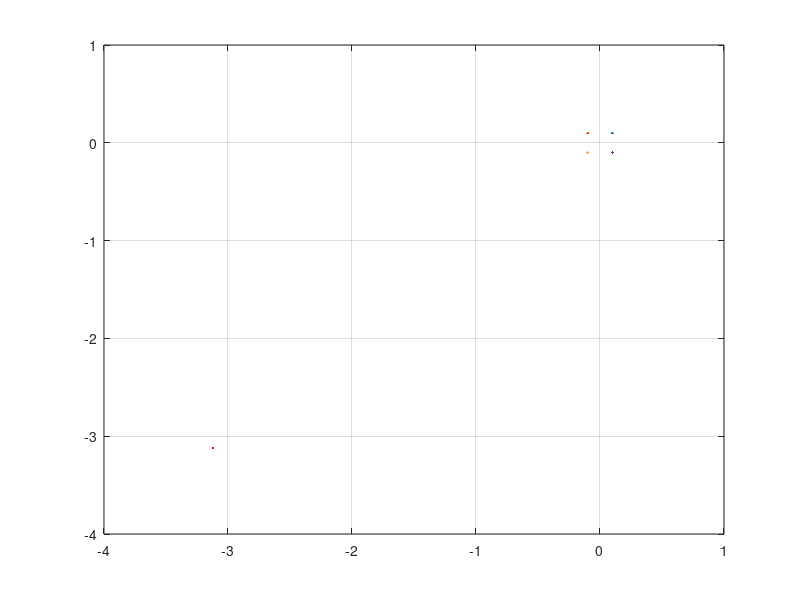

Reproduce this figure in MATLAB.
clc;
clear all;
v = 340; %Speed of sound in air
nDim = 3; %Number of dimensions of space
nSensors = 4; %Number of sensors

%creating the source 

Fs=44100;
t=1:1/Fs:3;
s=sin(2*pi*t*2000)+cos(2*pi*t*500); %sound source 


disp('Sound Source-Cordinates:');
x=input('X:');
y=input('Y:');
z=input('Z:');


disp('Mic 1-Cordinates:');
x1=.1;
y1=.1;
z1=1;

disp('Mic 2-Cordinates:');
x2=-.1;
y2=.1;
z2=0;

disp('Mic 3-Cordinates:');
x3=-.1;
y3=-.1;
z3=1;

disp('Mic 4-Cordinates:');
x4=.1;
y4=-.1;
z4=0;

%distance from sound source to microphones 
ds1=sqrt((x1-x)^2+(y1-y)^2)+((z1-z)^2);
ds2=sqrt((x2-x)^2+(y2-y)^2)+((z2-z)^2);
ds3=sqrt((x3-x)^2+(y3-y)^2)+((z3-z)^2);
ds4=sqrt((x4-x)^2+(y4-y)^2)+((z4-z)^2);


%Time Taken to reach sound source to microphones
ts1=ds1/v;
ts2=ds2/v;
ts3=ds3/v;
ts4=ds4/v;

%applying the simulated delays to the signals at each microphones
s1=[ zeros(1,floor(ts1*Fs)) s];
s2=[ zeros(1,floor(ts2*Fs)) s];
s3=[ zeros(1,floor(ts3*Fs)) s];
s4=[ zeros(1,floor(ts4*Fs)) s];

maxlen=max(length(s1),length(s2));
maxlen=max(maxlen,length(s3));
maxlen=max(maxlen,length(s4));

%for zero padding to equate the total number of samples 

s1=[s1 zeros(1,maxlen-length(s1))];
s2=[s2 zeros(1,maxlen-length(s2))];
s3=[s3 zeros(1,maxlen-length(s3))];
s4=[s4 zeros(1,maxlen-length(s4))];


%initial correlation fn for finding angle

[xc,lags] = xcorr(s2,s1);
[m,i] = max(abs(xc));
N1r = lags(i);
T1r = N1r/Fs;

[xc,lags] = xcorr(s3,s1);
[m,i] = max(abs(xc));
N2r = lags(i);
T2r = N2r/Fs;


[xc,lags] = xcorr(s4,s1);
[m,i] = max(abs(xc));
N3r = lags(i);
T3r = N3r/Fs;

%finding the quadrant in which source is present

if T1r>0

   if T3r<0 
    {
    q=4;

    t1 =-T3r;

    %[xc,lags] = xcorr(s4,s2);
    %[m,i] = max(abs(xc));
    %N2r = lags(i);
    %t2 = N2r/Fs;
    t2=-T3r+T2r;


    %[xc,lags] = xcorr(s4,s3);
    %[m,i] = max(abs(xc));
    %N3r = lags(i);
    %t3 = N3r/Fs;
    t3=-T3r+T2r;
    
    t4=0;
    disp(q);
    };
    else 
    {
    q=1;
         
    %[xc,lags] = xcorr(s1,s2);
    %[m,i] = max(abs(xc));
    %N1r = lags(i);
    %t2 = N1r/Fs;
    t2=-T1r;
    
    t3 = -T2r;


    %[xc,lags] = xcorr(s1,s4);
    %[m,i] = max(abs(xc));
    %N3r = lags(i);
    %t4 = N3r/Fs;
    t4=-T3r;
    
    t1=0;
    };
    endif;
  
else if T3r>0
    {
     q=2;
    
    t1 = -T1r;

    %[xc,lags] = xcorr(s2,s3);
    %[m,i] = max(abs(xc));
    %N2r = lags(i);
    %t3 = N2r/Fs;
    t3=-T2r+T1r;


    %[xc,lags] = xcorr(s2,s4);
    %[m,i] = max(abs(xc));
    %N3r = lags(i);
    %t4 = N3r/Fs;
    t4=-T3r+T1r;
    
    t2=0;
    };
    else 
    {
    q=3;
    
    %[xc,lags] = xcorr(s3,s1);
    %[m,i] = max(abs(xc));
    %N1r = lags(i);
    %t1 = N1r/Fs;
    t1=-T2r;

    %[xc,lags] = xcorr(s3,s2);
    %[m,i] = max(abs(xc));
    %N2r = lags(i);
    %t2 = N2r/Fs;
    t2=-T2r+T1r;


    %[xc,lags] = xcorr(s3,s4);
    %[m,i] = max(abs(xc));
    %N3r = lags(i);
    %t4 = N3r/Fs;
    t4=-T3r+T2r;
    
    t3=0;
    };
    endif;
end;


disp(q);



x_star =[x y z]; %Emitter position

p=[x1 x2 x3 x4;y1 y2 y3 y4;z1 z2 z3 z4]; %Sensor positions

%Time from emitter to sensor
%t_stars = sqrt(sum((p-diag(x_star)*ones(nDim, nSensors)).^2,1))/v;
t_stars=[t1 t2 t3 t4];

%Sensor closest to emittor
[~,c] = min(t_stars);

%Removing the time for wich the sensors did not know of the signal
t =t_stars-t_stars(c); %The actual timestamps the signals have to work with

ijs = 1:nSensors;
ijs(c) = [];
A = zeros(size(ijs,1), nDim);
b = zeros(size(ijs,1),1);
iRow = 0;
rankA = 0;
for i = ijs
    for j = ijs
        iRow = iRow + 1;
        A(iRow,:) = 2*(v*(t(j)-t(c))*(p(:,i)-p(:,c))'-v*(t(i)-t(c))*(p(:,j)-p(:,c))');
        b(iRow,1) = v*(t(i)-t(c))*(v*v*(t(j)-t(c))^2-p(:,j)'*p(:,j)) + (v*(t(i)-t(c))-v*(t(j)-t(c)))*p(:,c)'*p(:,c) +	v*(t(j)-t(c))*(p(:,i)'*p(:,i)-v*v*(t(i)-t(c))^2);    
        rankA = rank(A);
        if(rankA >= nDim)
            break;
        end;
    end;
    if(rankA >= nDim)
        break;
    end;
end;

x_star %Actual position of emitter
x_hat_inv = A\b %Calculated position of emitter
figure
x=x_hat_inv(1);
y=x_hat_inv(2);
plot(x,y,'r');
grid on
hold on

x=p(1,1);
y=p(2,1);
plot(x,y);
hold on

x=p(1,2);
y=p(2,2);
plot(x,y);
hold on

x=p(1,3);
y=p(2,3);
plot(x,y);
hold on

x=p(1,4);
y=p(2,4);
plot(x,y);
grid on 'r'
hold on;


